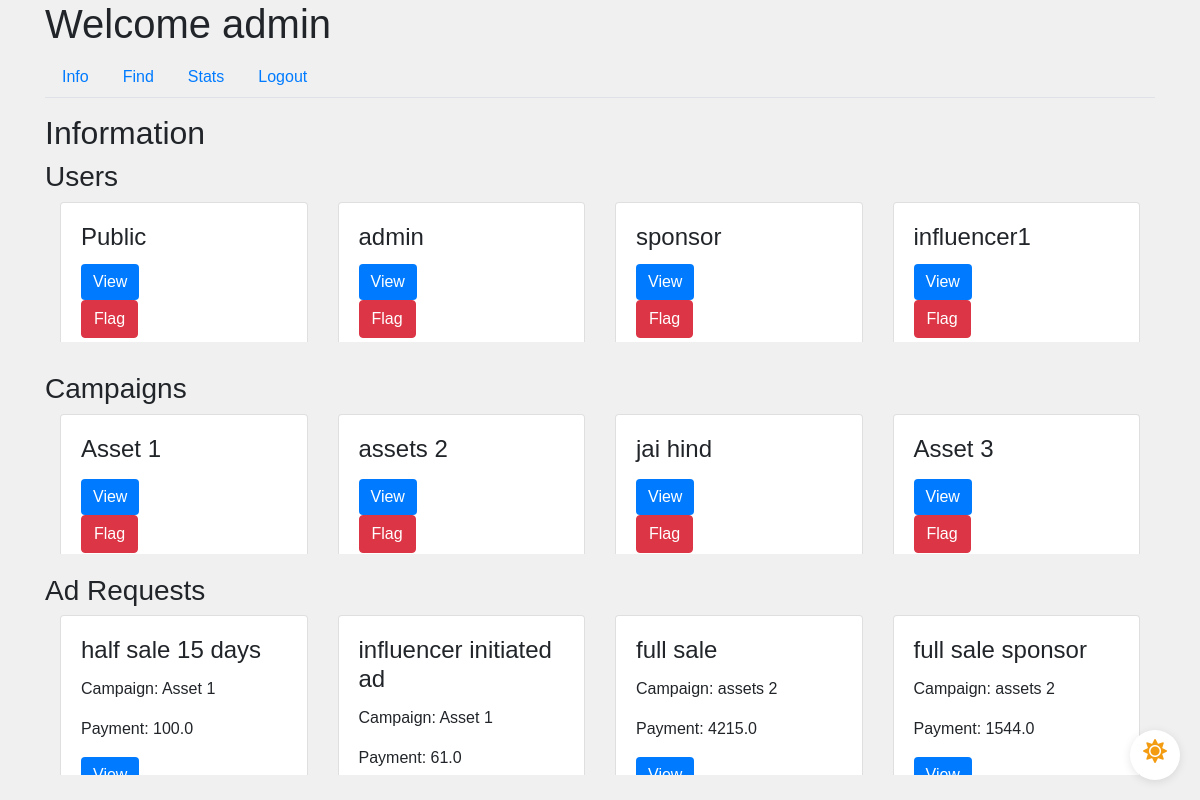
The page /admin/info (signed in) on the database its author committed.
### app/models.py (models this page shows, shortened)
class User(UserMixin, db.Model):
    id = db.Column(db.Integer, primary_key=True)
    username = db.Column(db.String(64), unique=True, nullable=False)
    email = db.Column(db.String(120), unique=True, nullable=False)
    password_hash = db.Column(db.String(128), nullable=False)
    role = db.Column(db.String(20), nullable=False)
    industry = db.Column(db.String(120))  # For Sponsors
    platforms = db.Column(db.Text)  # For Influencers
    category = db.Column(db.String(120))  # For Influencers
    niche = db.Column(db.String(120))  # For Influencers
    profile_pic = db.Column(db.String(20), nullable=False, default='download.png')
    flag = db.Column(db.Boolean, default=False, nullable=False)  # Add flag column

class Campaign(db.Model):
    id = db.Column(db.Integer, primary_key=True)
    name = db.Column(db.String(100), nullable=False)
    description = db.Column(db.Text, nullable=False)
    budget = db.Column(db.Float, nullable=False)
    visibility = db.Column(db.String(10), nullable=False)  # 'public', 'private'
    start_date = db.Column(db.Date, nullable=False)
    end_date = db.Column(db.Date, nullable=False)
    user_id = db.Column(db.Integer, db.ForeignKey('user.id'), nullable=False)
    ad_requests = db.relationship('AdRequest', backref='campaign', lazy=True)
    flag = db.Column(db.Boolean, default=False, nullable=False)  # Add flag column

class AdRequest(db.Model):
    id = db.Column(db.Integer, primary_key=True)
    campaign_id = db.Column(db.Integer, db.ForeignKey('campaign.id'), nullable=False)
    influencer_id = db.Column(db.Integer, db.ForeignKey('user.id'), nullable=False)
    requirements = db.Column(db.Text, nullable=False)
    payment_amount = db.Column(db.Float, nullable=False)
    status_influencer = db.Column(db.String(10), nullable=False)
    status_sponsor = db.Column(db.String(10), nullable=False)

### app/routes.py (the view)
@main.route('/admin/info')
@login_required
def admin_info():
    if current_user.role == 'admin':
        users = User.query.all()
        campaigns = Campaign.query.all()
        ad_requests = AdRequest.query.all()
        return render_template('admin_info.html', users=users, campaigns=campaigns, ad_requests=ad_requests)
    return redirect(url_for('main.home'))

### app/models.py (called while the page is built)
@login_manager.user_loader
def load_user(user_id):
    return User.query.get(int(user_id))

### app/templates/admin_info.html (shortened to what this page needs)
{% extends "admin_dashboard.html" %}
{% block tab_content %}
<h2>Information</h2>
<h3>Users</h3>
<div class="scrollable-container scrollable-container-custom-height-adm-1">
    <div class="row-container">
        {% for user in users %}
        <div class="col-md-3">
            <div class="request-box card">
                <div class="card-body">
                    <h4 class="card-title">{{ user.username }}</h4>
                    {% if user.role == 'influencer' %}
                        <button class="btn btn-primary" data-toggle="modal" data-target="#influencerModal" data-id="{{ user.id }}">View</button>
                    {% elif user.role == 'admin' %}
                        <button class="btn btn-primary" data-toggle="modal" data-target="#adminModal" data-id="{{ user.id }}">View</button>
                    {% elif user.role == 'sponsor' %}
                        <button class="btn btn-primary" data-toggle="modal" data-target="#sponsorModal" data-id="{{ user.id }}">View</button>
                    {% else %}
                        <p> Sorry user type mismatch </p>
                    {% endif %}
                    {% if user.flag == 0 %}
                        <form method="POST" action="{{ url_for('main.flag_user', id=user.id) }}">
                            <button type="submit" class="btn btn-danger">Flag</button>
                        </form>
                    {% endif %}
                </div>
            </div>
        </div>
        {% endfor %}
    </div>
</div>
<div class="influencer-profile-padding"></div>
<h3>Campaigns</h3>
<div class="scrollable-container scrollable-container-custom-height-adm-2">
    <div class="row-container">
        {% for campaign in campaigns %}
        <div class="col-md-3">
            <div class="request-box card">
                <div class="card-body">
                    <h4 class="card-title">{{ campaign.name }}</h4>
                    <button class="btn btn-primary" data-toggle="modal" data-target="#campaignModal" data-id="{{ campaign.id }}">View</button>
                    {% if campaign.flag == 0 %}
                        <form method="POST" action="{{ url_for('main.flag_campaign', id=campaign.id) }}">
                            <button type="submit" class="btn btn-danger">Flag</button>
                        </form>
                    {% endif %}
                </div>
            </div>
        </div>
        {% endfor %}
    </div>
</div>
<div class="admin-profile-padding"></div>
<h3>Ad Requests</h3>
<div class="scrollable-container scrollable-container-custom-height-adm-3">
    <div class="row-container">
        {% for request in ad_requests %}
        <div class="col-md-3">
            <div class="request-box card">
                <div class="card-body">
                    <h4 class="card-title">{{ request.requirements }}</h4>
                    <p class="card-text">Campaign: {{ request.campaign.name }}</p>
                    <p class="card-text">Payment: {{ request.payment_amount }}</p>
                    <button class="btn btn-primary" data-toggle="modal" data-target="#adRequestModal" data-id="{{ request.id }}">View</button>
                </div>
            </div>
        </div>
        {% endfor %}
    </div>
</div>
<div class="admin-profile-padding"></div>
{% endblock %}

### app/templates/admin_dashboard.html (shortened to what this page needs)
{% extends "base.html" %}
{% block content %}
<div class="dark-mode-toggle">
    <label for="darkSwitch" class="toggle-label">
        <i class="fas fa-sun light-mode-icon"></i>
    </label>
</div>
<h1>Welcome {{ current_user.username }}</h1>
<ul class="nav nav-tabs">
    <li class="nav-item">
        <a class="nav-link" href="{{ url_for('main.admin_info') }}">Info</a>
    </li>
    <li class="nav-item">
        <a class="nav-link" href="{{ url_for('main.admin_find') }}">Find</a>
    </li>
    <li class="nav-item">
        <a class="nav-link" href="{{ url_for('main.admin_stats') }}">Stats</a>
    </li>
    <li class="nav-item">
        <a class="nav-link" href="{{ url_for('main.logout') }}">Logout</a>
    </li>
</ul>
<div class="tab-content mt-3">
    {% block tab_content %}{% endblock %}
</div>
{% endblock %}

### app/static/css/styles.css (style rules this page uses)
.scrollable-container { display: flex; flex-direction: column; overflow-y: auto; height: 255px; scroll-snap-type: y mandatory; }
.scrollable-container-custom-height-adm-1 { height: 140px; }
.scrollable-container-custom-height-adm-2 { height: 140px; }
.scrollable-container-custom-height-adm-3 { height: 160px; }
.influencer-profile-padding { padding: 15px; }
.admin-profile-padding { padding: 10px; }
.row-container { display: flex; flex-wrap: wrap; }
.row-container > .col-md-3 { flex: 0 0 25%; box-sizing: border-box; scroll-snap-align: start; margin-bottom: 10px; }
body { font-family: 'Arial', sans-serif; background-color: #f0f0f0; margin: 0; padding: 0; transition: background-color 0.3s; }
.btn-primary { background-color: #007bff; border: none; }
.dark-mode-toggle { position: fixed; bottom: 20px; right: 20px; width: 50px; height: 50px; border-radius: 50%; background-color: #fff; box-shadow: 0 2px 10px rgba(0, 0, 0, 0.1); display: flex; align-items: center; justify-content: center; cursor: pointer; z-index: 1000; }
.toggle-label { display: flex; align-items: center; justify-content: center; width: 100%; height: 100%; cursor: pointer; position: relative; }
.light-mode-icon, .dark-mode-icon { position: absolute; font-size: 24px; }
.light-mode-icon { color: #f39c12; opacity: 1; transition: opacity 0.3s; }

### rows shown on the page
User: username "admin"
User: username "Public"
User: username "sponsor"
User: username "influencer1"
Campaign: name "Asset 1"
Campaign: name "assets 2"
Campaign: name "jai hind"
Campaign: name "Asset 3"
AdRequest: requirements "half sale 15 days", campaign.name "Asset 1", payment_amount "100.0"
AdRequest: requirements "influencer initiated ad", campaign.name "Asset 1", payment_amount "61.0"
AdRequest: requirements "full sale", campaign.name "assets 2", payment_amount "4215.0"
AdRequest: requirements "full sale sponsor", campaign.name "assets 2", payment_amount "1544.0"
